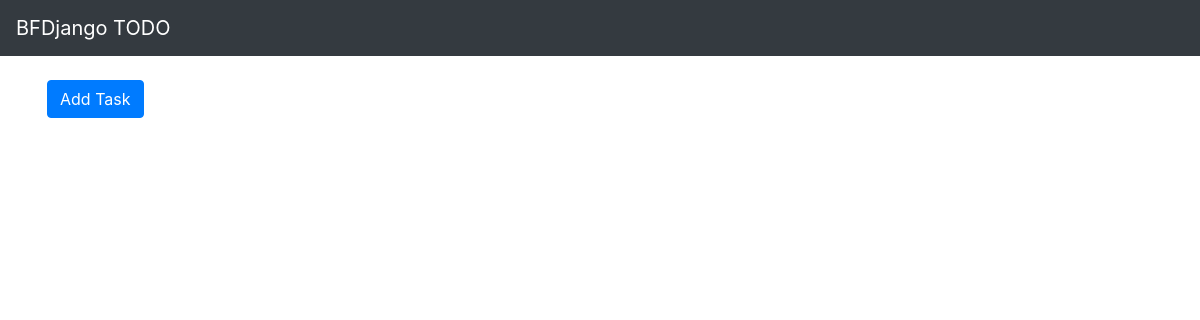
Page /todos/ on the earlier database version.
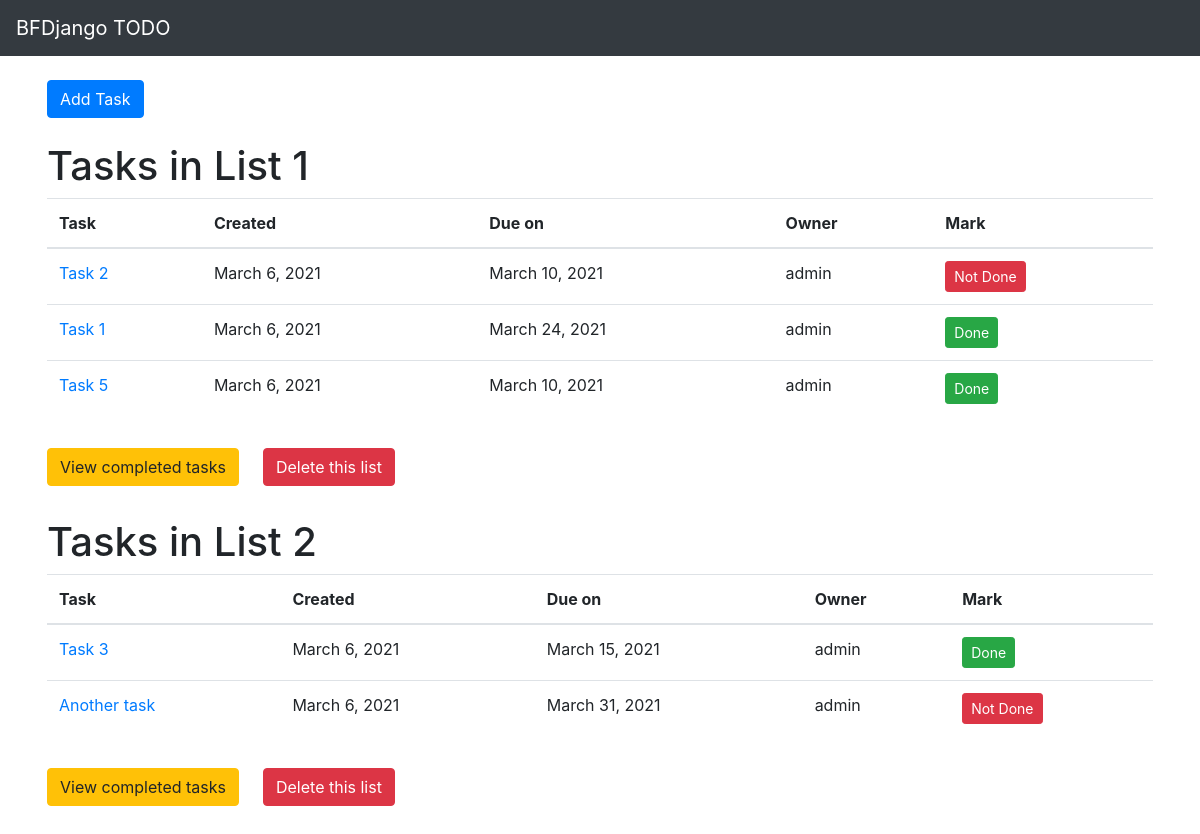
Same page on the later database version.
### main/models.py (models this page shows, shortened)
class TodoList(models.Model):
    name = models.CharField(
        max_length=255, verbose_name='Name', null=False, blank=False)
    class Meta:
        verbose_name = 'Task List'
        verbose_name_plural = 'Task Lists'

class Task(models.Model):
    task = models.CharField(max_length=255, null=False,
                            blank=False, verbose_name='Task')
    created = models.DateField(
        auto_created=True, auto_now_add=True, verbose_name='Created', )
    due = models.DateField(verbose_name='Due on')
    owner = models.ForeignKey(
        User, null=False, blank=False, on_delete=models.CASCADE)
    completed = models.BooleanField(verbose_name='Completed', default=False)
    task_list = models.ForeignKey(TodoList, on_delete=models.CASCADE)
    class Meta:
        verbose_name = 'Task'
        verbose_name_plural = 'Tasks'

### main/views.py (the view)
# urls.py: path('', todo_list),
def todo_list(request):
    lists = TodoList.objects.all()
    res = []
    for todo_list in lists:
        tasks = Task.objects.filter(task_list=todo_list)
        res.append([todo_list, tasks])
    context = {
        'lists': res,
    }
    return render(request, 'todo_list.html', context=context)

### templates/todo_list.html (shortened to what this page needs)
<!doctype html>
<html lang="en">
<head>
    <link rel="stylesheet" href="https://stackpath.bootstrapcdn.com/bootstrap/4.5.2/css/bootstrap.min.css"
>
</head>
<body>
    <header>
        <nav class="navbar navbar-dark bg-dark">
            <a class="navbar-brand" href="#">BFDjango TODO</a>
        </nav>
    </header>
    <section>
        <div class="jumbotron py-4 bg-white mb-0">
            <div class="container">
                <button class="btn btn-primary">Add Task</button>
            </div>
        </div>
    </section>
    {% for todo_list, items in lists %}
    <section>
        <div class="jumbotron bg-white py-0">
            <div class="container">
                <h1>Tasks in {{ todo_list.name }}</h1>
                <table class="table">
                    <thead>
                        <tr>
                            <th scope="col">Task</th>
                            <th scope="col">Created</th>
                            <th scope="col">Due on</th>
                            <th scope="col">Owner</th>
                            <th scope="col">Mark</th>
                        </tr>
                    </thead>
                    <tbody>
                        {% for t in items %}
                        <tr>
                            <td>
                                <a href="">
                                    {{ t.task }}
                                </a>
                            </td>
                            <td>{{ t.created }}</td>
                            <td>{{ t.due }}</td>
                            <td>{{ t.owner }}</td>
                            <td>
                                <button
                                    class="btn btn-sm {% if t.completed %} btn-success {% else %} btn-danger {% endif %}">
                                    {% if t.completed %} Done {% else %} Not Done {% endif %}
                                </button>
                            </td>
                        </tr>
                        {% endfor %}
                    </tbody>
                </table>
            </div>
        </div>
    </section>
    <section>
        <div class="jumbotron py-0 bg-white mb-8">
            <div class="container">
                <div class="btn-toolbar">
                    <div class="btn-group mr-4">
                        <a href="{{todo_list.id}}/completed" class="btn btn-warning">View completed tasks</a>
                    </div>
                    <div class="btn-group">
                        <a class="btn btn-danger">Delete this list</a>
                    </div>
                </div>
            </div>
        </div>
    </section>
    {% endfor %}
</body>
</html>

Differences in the rows shown:
added TodoList: name "List 1"
added Task: task "Task 2", created "March 6, 2021", due "March 10, 2021", owner "admin", completed "Not Done", shown under "List 1"
added Task: task "Task 1", created "March 6, 2021", due "March 24, 2021", owner "admin", completed "Done", shown under "List 1"
added Task: task "Task 5", created "March 6, 2021", due "March 10, 2021", owner "admin", completed "Done", shown under "List 1"
added TodoList: name "List 2"
added Task: task "Task 3", created "March 6, 2021", due "March 15, 2021", owner "admin", completed "Done", shown under "List 2"
added Task: task "Another task", created "March 6, 2021", due "March 31, 2021", owner "admin", completed "Not Done", shown under "List 2"
